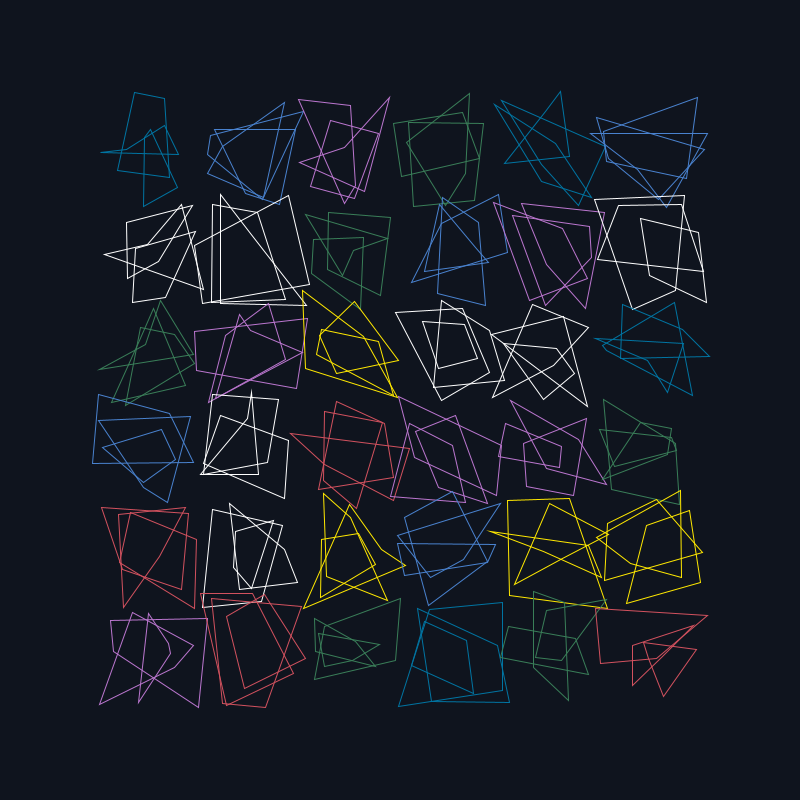
Frame 1 (no input)
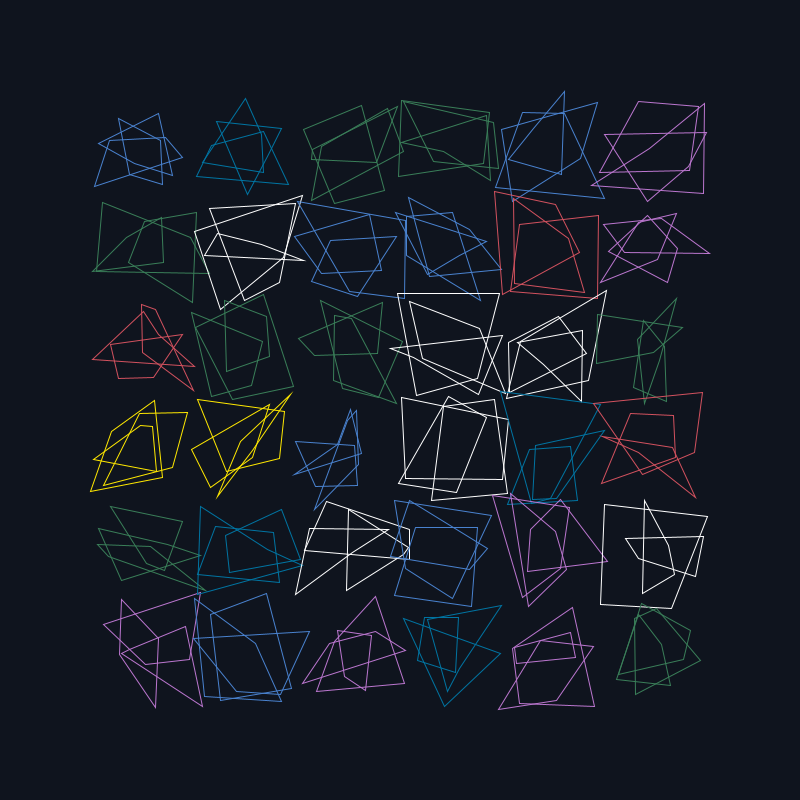
Frame 2 (the mouse pressed at the canvas centre, redrawn once)

The Processing sketch that drew these frames (run headless with seeded random() and noise(); the mouse was pressed at the canvas centre and the sketch redrawn once):

// Processing sketch: build
// ── build.pde
// Vera Molnar : Square Structure 01

color[] colArray = {
	color(255,255,255),  // white
	color(210,81,94),    // marine red
	color(57,126,88),    // grass
	color(73,130,207),   // sky blue
	color(0,116,162),    // sea blue
	color(187,118,207),  // purple
	color(255,232,0)     // yellow
};

int margin = 150;
int grid   = 100;

void setup() {
	size(800, 800);
	noLoop();
}

void draw() {
	background(15, 20, 30);
	noFill();
	stroke(255);

	float d = grid*0.6;

	for (int i = margin; i <= width-margin; i += grid) {
		for (int j = margin; j <= height-margin; j += grid) {

			int colArrayNum = (int)random(7);
			stroke(colArray[colArrayNum]);
			strokeWeight(1);

			for (int num = 0; num < 3; num++) {
				float x1 = -random(d);
				float y1 = -random(d);
				float x2 = random(d);
				float y2 = -random(d);
				float x3 = random(d);
				float y3 = random(d);
				float x4 = -random(d);
				float y4 = random(d);

				pushMatrix();
				translate(i, j);
				quad(x1, y1, x2, y2, x3, y3, x4, y4);
				popMatrix();
			}
		}
	}
}

void keyPressed() {
	if (key == ' ') redraw();
}
